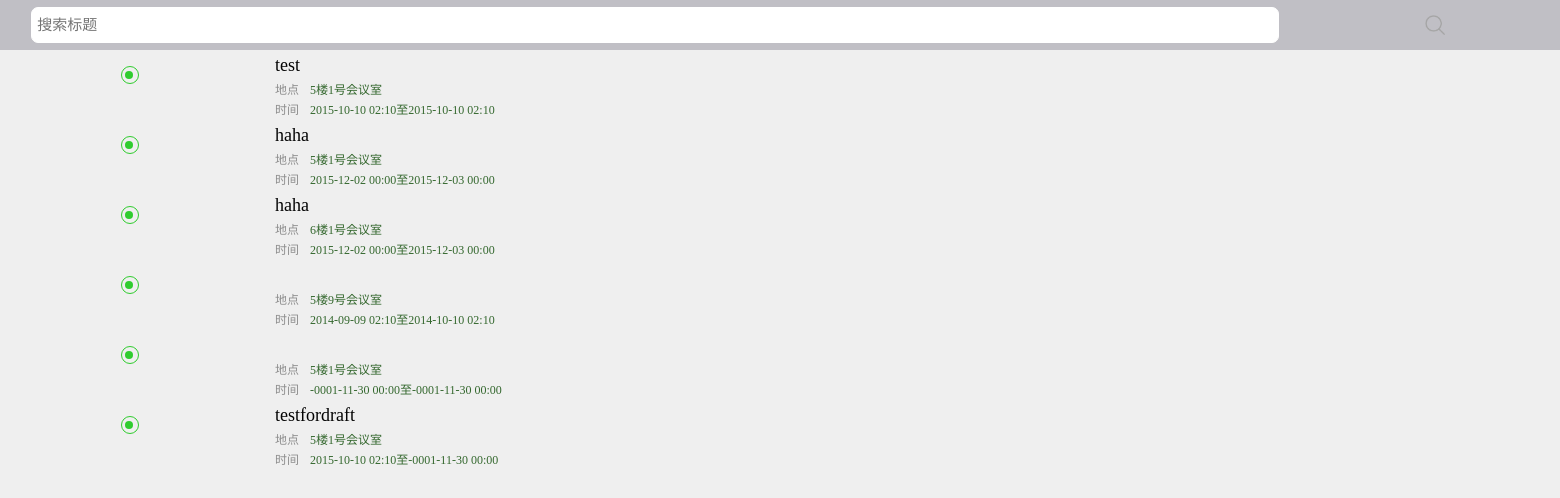
Page /meet/draft on the committed database.
### tables this page shows
CREATE TABLE `meeting` (
`mid` int(11) NOT NULL,
  `muid` int(11) NOT NULL COMMENT 'creater',
  `mplanbt` timestamp NULL DEFAULT NULL,
  `mplanet` timestamp NULL DEFAULT NULL,
  `mactbt` timestamp NULL DEFAULT NULL,
  `mactet` timestamp NULL DEFAULT NULL,
  `mrid` int(11) NOT NULL,
  `mremind` int(11) NOT NULL,
  `mchecktype` int(11) NOT NULL COMMENT '0 = location 1 = qrcode',
  `mmembernum` int(11) NOT NULL,
  `mconfirm` int(11) NOT NULL COMMENT '高层=1',
  `mattach` mediumtext NOT NULL,
  `mstate` int(11) NOT NULL COMMENT 'draft = 0 发布=1',
  `mcreatet` timestamp NOT NULL DEFAULT '0000-00-00 00:00:00',
  `mpass` int(11) NOT NULL,
  `mname` varchar(20) NOT NULL,
  `mscore` int(11) DEFAULT NULL,
  `mfilename` varchar(30) NOT NULL,
  `mfiletime` timestamp NULL DEFAULT NULL,
  `mapartment` int(11) NOT NULL
);

CREATE TABLE `room` (
`rid` int(11) NOT NULL,
  `rname` varchar(15) NOT NULL,
  `rpeople` int(11) NOT NULL,
  `rmedia` int(11) NOT NULL,
  `rprojection` int(11) NOT NULL,
  `raddr` varchar(30) NOT NULL
);

### application/controllers/Meet.php (called while the page is built, shortened)
<?php
class Meet extends CI_Controller {
    public function __construct()
    {
        $this->load->helper(array('form', 'url'));
    }
	public function draft($search=false)
	{
		$this->load->model('meet_model');
		if($search===false)
			$data['list'] = $this->meet_model->getmeetlist(false,1);
		else
			$data['list'] = $this->meet_model->getmeetlist($search,1);
		$this->load->view('djjxbjhy',$data);
	}
}

### index.php (called while the page is built, shortened)
<?php
require_once BASEPATH.'core/CodeIgniter.php';

### application/models/Meet_model.php (called while the page is built, shortened)
<?php
class Meet_model extends CI_Model {
    public function getmeetlist($search,$type)
    {
    	if($search===false){
    		if($type==1){
    			$sql = "SELECT mid,muid,mplanbt,mplanet,mrid,mname,rname FROM meeting,room WHERE room.rid=meeting.mrid AND meeting.mstate=0";
    			$sql = $this->db->query($sql);
    		}
		}
		$list = $sql->result_array();
		return $list;
    }
}

### application/views/djjxbjhy.php (the view, shortened to what this page needs)
<!DOCTYPE html>
<html>
<head lang="en">
    <link rel="stylesheet" href="<?php echo base_url('css/bootstrap.min.css');?>">
    <link rel="stylesheet" href="<?php echo base_url('css/index.css');?>">
</head>
<body >
<div class="serach" >
	<input placeholder="搜索标题">
	<span></span>
</div>
<div class="container-fluid " style="margin-top:50px">
	<div class="row meetSh" >
	<?php
		foreach ($list as $r) {
			$path = base_url('meet/editdraft').'/'.$r['mid'];
	?>
	<div onclick="javascript:window.location.href='<?php echo $path;?>'">
		<div class="col-xs-2" >
			<span class="circle" >
				<i></i>
			</span>
		</div>
		<div class="col-xs-9" >
			<div class="row meetTitle" >
				<?php echo $r['mname'];?>
			</div>
			<div class="row meetTime"  >
				地点
				<span><?php echo $r['rname'];?></span>
			</div>
           <div class="row meetTime"  >
				时间
				<span><?php echo date('Y-m-d H:i',strtotime($r['mplanbt']));?>至<?php echo date('Y-m-d H:i',strtotime($r['mplanet']));?></span>
			</div>
		</div>
	</div>
	<?php
    	}
    ?>
    </div>
	<span class="nomore">已没有更多</span>
</div>
</body>
</html>

### css/index.css (style rules this page uses)
* { margin: 0; padding: 0; -webkit-tap-highlight-color:rgba(0,0,0,0); -webkit-text-size-adjust:none; word-break:break-all; font-family: "微软雅黑"; }
body { background-color:#efefef; }
.circle { height:18px;width:18px;border:1px solid #2fcc2e;border-radius:9px;position:absolute;left:50%;margin-left:-9px;margin-top:16px }
.circle i { height: 8px; width: 8px; position: absolute; background-color: #2fcc2e; border-radius: 4px; margin-left: 3.5px; margin-top: 3.5px; }
.meetTitle { height:30px;line-height:30px;font-size:18px;color:#040404;margin:0 }
.meetTime { height:20px;line-height:20px;font-size:12px;color:#8d8d8d;margin:0 }
.meetTime span { color: #33672d; margin-left: 11px; overflow: hidden; height: 20px; position: absolute; text-overflow: ellipsis; white-space: nowrap; width: 70%; }
.serach { height:50px;position:fixed;top:0;background-color:#c0bfc5;width:100%; z-index: 10; }
.serach span { height:20px; width:20px;position:absolute; background-image:url('../img/search.png') ; background-position: right; background-repeat: no-repeat; background-size: 100%; margin-top: 15px; right: 8%; margin-right: -10px; }
.serach input { width:80%;height:36px;margin-top:7px;margin-left:2%;border-radius:7px;border: 1px #fff solid;padding-left: 5px; font-size: 15px; }
.nomore { width:100%;line-height:30px;font-size:15px;color:#969696;text-align:center;margin-left: -15px;position: absolute; }

### rows in the picture
meeting: mname "test", room.rname "5楼1号会议室", mplanbt "2015-10-10 02:10", mplanet "2015-10-10 02:10"
meeting: mname "haha", room.rname "5楼1号会议室", mplanbt "2015-12-02 00:00", mplanet "2015-12-03 00:00"
meeting: mname "haha", room.rname "6楼1号会议室", mplanbt "2015-12-02 00:00", mplanet "2015-12-03 00:00"
meeting: room.rname "5楼9号会议室", mplanbt "2014-09-09 02:10", mplanet "2014-10-10 02:10"
meeting: room.rname "5楼1号会议室", mplanbt "-0001-11-30 00:00", mplanet "-0001-11-30 00:00"
meeting: mname "testfordraft", room.rname "5楼1号会议室", mplanbt "2015-10-10 02:10", mplanet "-0001-11-30 00:00"
